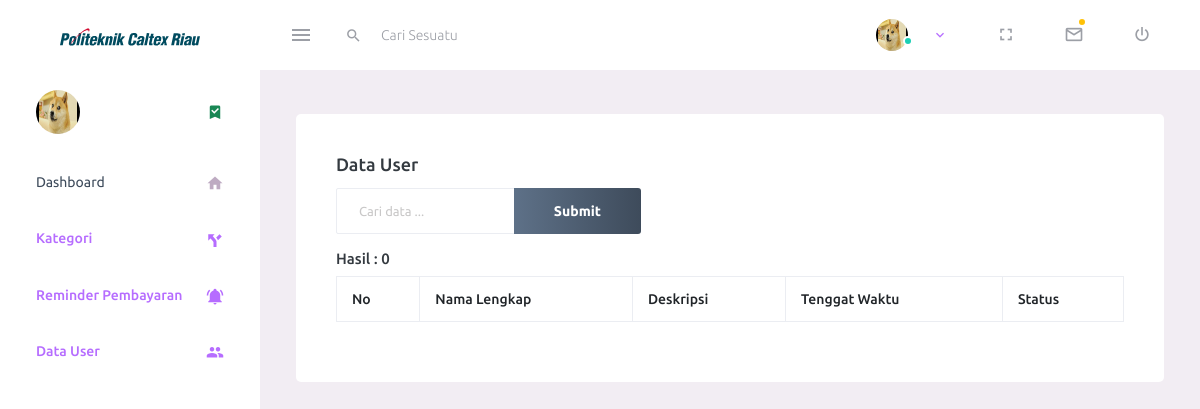
Page /index.php/controller_reminder/kaprodi on the earlier database version.
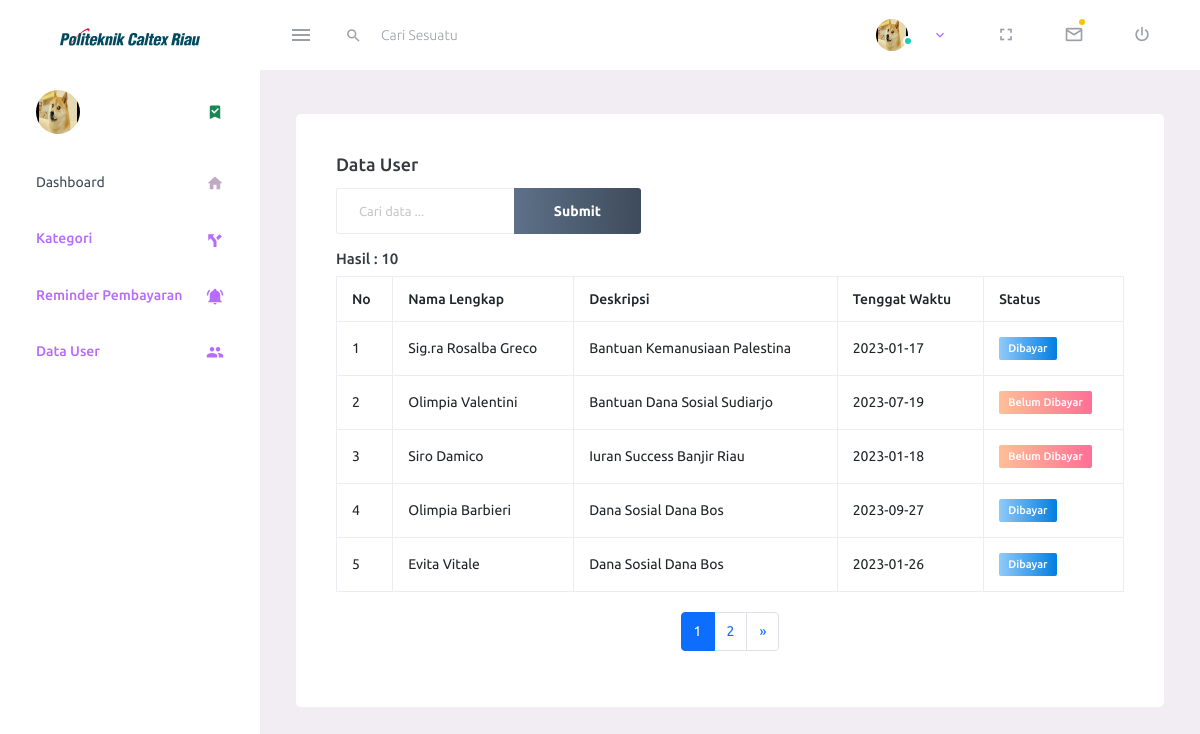
Same page on the later database version.
### tables this page shows
CREATE TABLE `pengingat_pembayaran` (
  `reminder_id` int(9) NOT NULL,
  `user_id` int(9) NOT NULL,
  `deskripsi` varchar(100) NOT NULL,
  `tanggal_jatuh_tempo` date NOT NULL,
  `status_pembayaran` varchar(100) NOT NULL
);

CREATE TABLE `pengguna` (
  `user_Id` int(9) NOT NULL,
  `username` varchar(100) NOT NULL,
  `password` varchar(100) NOT NULL,
  `nama_lengkap` varchar(100) NOT NULL,
  `peran` varchar(10) NOT NULL
);

### application/controllers/controller_reminder.php (called while the page is built, shortened)
<?php
class controller_reminder extends CI_Controller
{
    public function __construct()
    {
        $this->load->model('pengingat_pembayaran_model');
        $this->load->model('pengguna_model');
        $this->load->library('pagination');
    }
    public function kaprodi()
    {
        if ($this->input->post('submit')) {
            $data['keyword'] = $this->input->post('keyword');
        } else {
            $data['keyword'] = $this->input->get('keyword');
        }
        $this->db->like('pengguna.nama_lengkap', $data['keyword']);
        $this->db->or_like('pengingat_pembayaran.deskripsi', $data['keyword']);
        $this->db->or_like('pengingat_pembayaran.tanggal_jatuh_tempo', $data['keyword']);
        $this->db->or_like('pengingat_pembayaran.status_pembayaran', $data['keyword']);
        $this->db->from('pengingat_pembayaran');
        $this->db->join('pengguna', 'pengguna.user_Id = pengingat_pembayaran.user_id', 'left');
        $config['total_rows'] = $this->db->count_all_results();
        $config['per_page'] = 5;
        $data['total_rows'] = $config['total_rows'];
        $data['start'] = $this->uri->segment(3);
        $data['pengguna'] = $this->db->get_where('pengguna', ['username' => $this->session->userdata('username')])->row_array();
        $data1['pengingat_pembayaran'] = $this->pengingat_pembayaran_model->getReminder($config['per_page'], $data['start'], $data['keyword']);
        $this->load->view("layout/headerKaprodi", $data);
        $this->load->view("display/kaprodi/reminder2", $data1);
        $this->load->view("layout/footer", $data);
    }
}

### index.php (called while the page is built, shortened)
<?php
require_once BASEPATH.'core/CodeIgniter.php';

### application/config/config.php (called while the page is built, shortened)
<?php
$config['base_url'] = 'http://localhost/Project_BPF_kel2/';
$config['index_page'] = '';
$config['uri_protocol']	= 'REQUEST_URI';
$config['url_suffix'] = '';
$config['language']	= 'english';
$config['charset'] = 'UTF-8';
$config['enable_hooks'] = FALSE;
$config['subclass_prefix'] = 'MY_';
$config['composer_autoload'] = FALSE;
$config['permitted_uri_chars'] = 'a-z 0-9~%.:_\-';
$config['enable_query_strings'] = FALSE;
$config['controller_trigger'] = 'c';
$config['function_trigger'] = 'm';
$config['directory_trigger'] = 'd';
$config['allow_get_array'] = TRUE;
$config['log_threshold'] = 0;
$config['log_path'] = '';
$config['log_file_extension'] = '';
$config['log_file_permissions'] = 0644;
$config['log_date_format'] = 'Y-m-d H:i:s';
$config['error_views_path'] = '';
$config['cache_path'] = '';
$config['cache_query_string'] = FALSE;
$config['encryption_key'] = '';
$config['sess_driver'] = 'files';
$config['sess_cookie_name'] = 'ci_session';
$config['sess_samesite'] = 'Lax';
$config['sess_expiration'] = 7200;
$config['sess_save_path'] = NULL;
$config['sess_match_ip'] = FALSE;
$config['sess_time_to_update'] = 300;
$config['sess_regenerate_destroy'] = FALSE;
$config['cookie_prefix']	= '';
$config['cookie_domain']	= '';
$config['cookie_path']		= '/';
$config['cookie_secure']	= FALSE;
$config['cookie_httponly'] 	= FALSE;
$config['cookie_samesite'] 	= 'Lax';
$config['standardize_newlines'] = FALSE;
$config['global_xss_filtering'] = FALSE;
$config['csrf_protection'] = FALSE;
$config['csrf_token_name'] = 'csrf_test_name';
$config['csrf_cookie_name'] = 'csrf_cookie_name';
$config['csrf_expire'] = 7200;
$config['csrf_regenerate'] = TRUE;
$config['csrf_exclude_uris'] = array();
$config['compress_output'] = FALSE;
$config['time_reference'] = 'local';
$config['rewrite_short_tags'] = FALSE;
$config['proxy_ips'] = '';

### application/models/pengingat_pembayaran_model.php (called while the page is built, shortened)
<?php
class pengingat_pembayaran_model extends CI_Model
{
    public $table = 'pengingat_pembayaran';
    public function getReminder($limit, $start, $keyword = null)
    {
        $this->db->select('pengingat_pembayaran.*, pengguna.nama_lengkap');
        $this->db->from($this->table);
        $this->db->join('pengguna', 'pengguna.user_Id = pengingat_pembayaran.user_id', 'left');
        $this->db->limit($limit, $start);
        return $this->db->get()->result_array();
    }
}

### application/views/display/kaprodi/reminder2.php (the view, shortened to what the changed rows need)
<div class="main-panel">
    <div class="content-wrapper">
        <div class="row">
            <div class="col-lg-12 grid-margin stretch-card">
                <div class="card">
                    <div class="card-body">
                        <h4 class="card-title">Data User</h4>
                        <div class="row">
                            <div class="col-md-5">
                            </div>
                        </div>
                        <h6>Hasil :
                            <?= $total_rows; ?>
                        </h6>
                        <table id="example" class="table table-bordered" style="width:100%">
                            <thead>
                                <tr>
                                    <th>No</th>
                                    <th>Nama Lengkap</th>
                                    <th>Deskripsi</th>
                                    <th>Tenggat Waktu</th>
                                    <th>Status</th>
                                </tr>
                            </thead>
                            <tbody>
                                <?php foreach ($pengingat_pembayaran as $p): ?>
                                    <tr>
                                        <td>
                                            <?php echo ++$start; ?>
                                        </td>
                                        <td>
                                            <?php echo $p["nama_lengkap"]; ?>
                                        </td>
                                        <td>
                                            <?php echo $p["deskripsi"]; ?>
                                        </td>
                                        <td>
                                            <?php echo $p["tanggal_jatuh_tempo"]; ?>
                                        </td>
                                        <td>
                                            <?php
                                            $label_color = ($p["status_pembayaran"] == "Dibayar") ? "badge-gradient-info" : "badge-gradient-danger";
                                            ?>
                                            <label class="badge <?php echo $label_color; ?>">
                                                <?php echo $p["status_pembayaran"]; ?>
                                            </label>
                                        </td>
                                    </tr>
                                <?php endforeach; ?>
                            </tbody>
                        </table>
                        <div class="pagination-container">
                            <?php echo $this->pagination->create_links(); ?>
                        </div>
                    </div>
                </div>
            </div>
        </div>
    </div>
</div>
</div>
</div>

Differences in the rows shown:
added pengingat_pembayaran: user.nama_lengkap "Sig.ra Rosalba Greco", deskripsi "Bantuan Kemanusiaan Palestina", tanggal_jatuh_tempo "2023-01-17", status_pembayaran "Dibayar"
added pengingat_pembayaran: user.nama_lengkap "Olimpia Valentini", deskripsi "Bantuan Dana Sosial Sudiarjo", tanggal_jatuh_tempo "2023-07-19", status_pembayaran "Belum Dibayar"
added pengingat_pembayaran: user.nama_lengkap "Siro Damico", deskripsi "Iuran Success Banjir Riau", tanggal_jatuh_tempo "2023-01-18", status_pembayaran "Belum Dibayar"
added pengingat_pembayaran: user.nama_lengkap "Olimpia Barbieri", deskripsi "Dana Sosial Dana Bos", tanggal_jatuh_tempo "2023-09-27", status_pembayaran "Dibayar"
added pengingat_pembayaran: user.nama_lengkap "Evita Vitale", deskripsi "Dana Sosial Dana Bos", tanggal_jatuh_tempo "2023-01-26", status_pembayaran "Dibayar"
Other differences:
$total_rows: "0" → "10"
$this->pagination->create_links(): (not shown) → "1 2 »"
